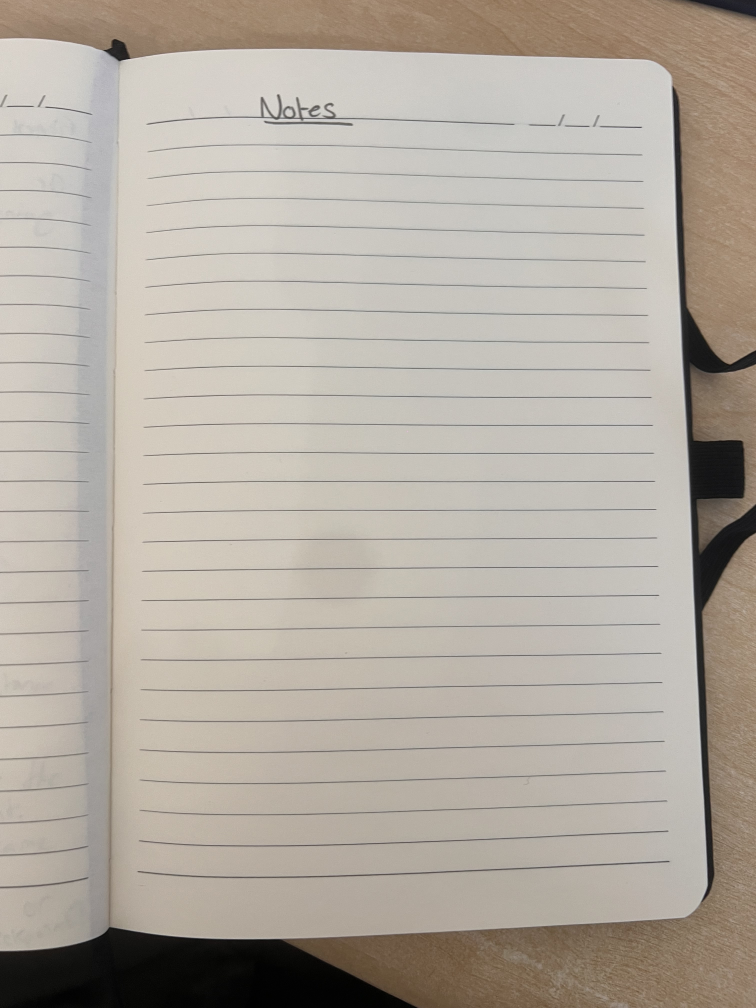
#> input picture notes/blank_note.jpg, 3024 x 4032 px (shown at 1/4 size)
$ python identify_and_organise_note.py
#> lines starting #> are read from the running program, lines starting #| are printed output that depends on the picture
### utils/utils.py
import cv2
import numpy as np
import os

def get_images_folder_path(image_name, project_root):
    image_path = os.path.join(project_root, "notes", image_name)
    if not os.path.exists(image_path):
        raise FileNotFoundError(f"Image '{image_name}' not found at {image_path}")
    return image_path

def load_and_scale_image(image_path, scale_factor=1):
#> called with image_path = 'notes/blank_note.jpg', scale_factor = 0.2
    image = cv2.imread(image_path)
#> image is the input picture: shape (4032, 3024, 3); mean B, G, R 160.4, 170.4, 178.1
    image = cv2.cvtColor(image, cv2.COLOR_BGR2RGB)

    scaled_image = cv2.resize(image, (0, 0), fx=scale_factor, fy=scale_factor)
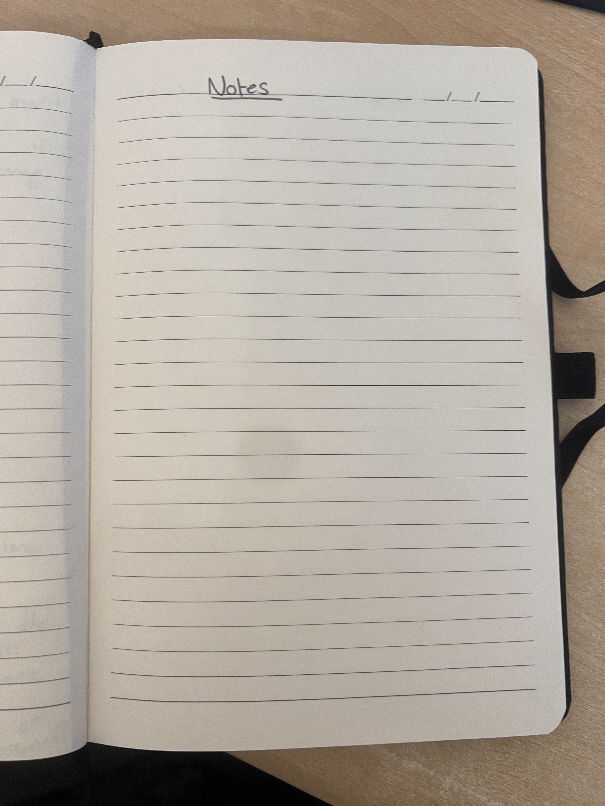
#> scaled_image: shape (806, 605, 3); mean R, G, B 178.2, 170.5, 160.5
    return scaled_image

def get_colour_ref_names(project_root):
    colour_ref_path = os.path.join(project_root, "colour_refs")
#> (the run stopped early here; a loop or call above may not have finished)

$ run again, with notes/yellow_and_pink_note.jpg copied over notes/blank_note.jpg
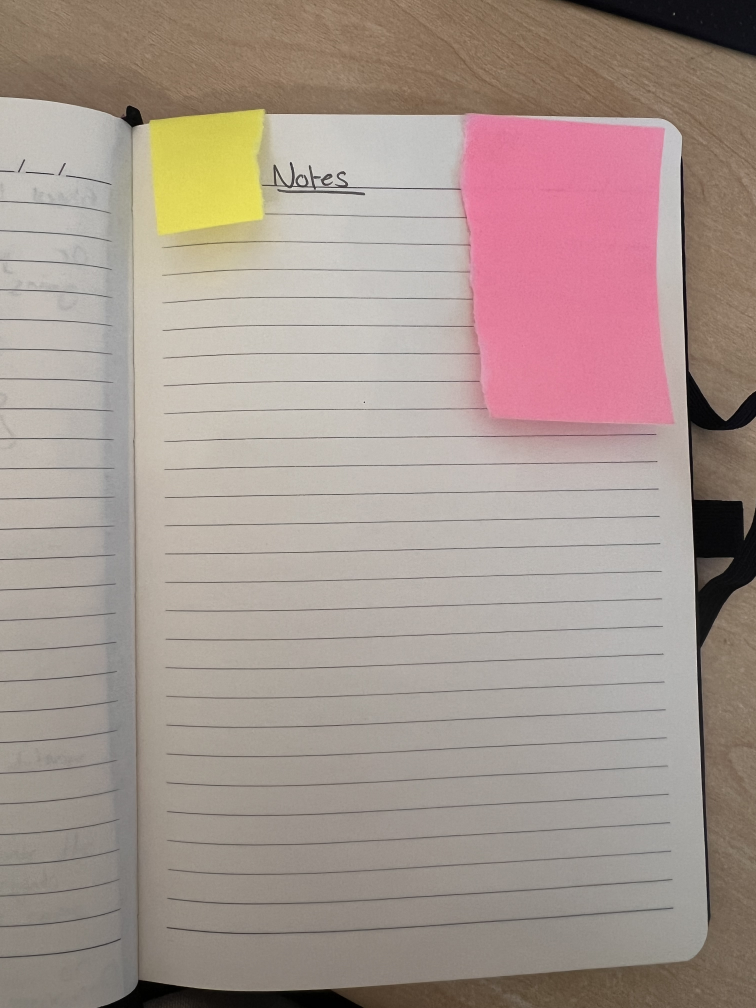
#> input picture notes/yellow_and_pink_note.jpg, 3024 x 4032 px (shown at 1/4 size)
#> in load_and_scale_image, image is the input picture: shape (4032, 3024, 3); mean B, G, R 142.2, 150, 165.6
#> in load_and_scale_image, `scaled_image = cv2.resize(image, (0, 0), fx=scale_factor, fy=scale_fac..`:
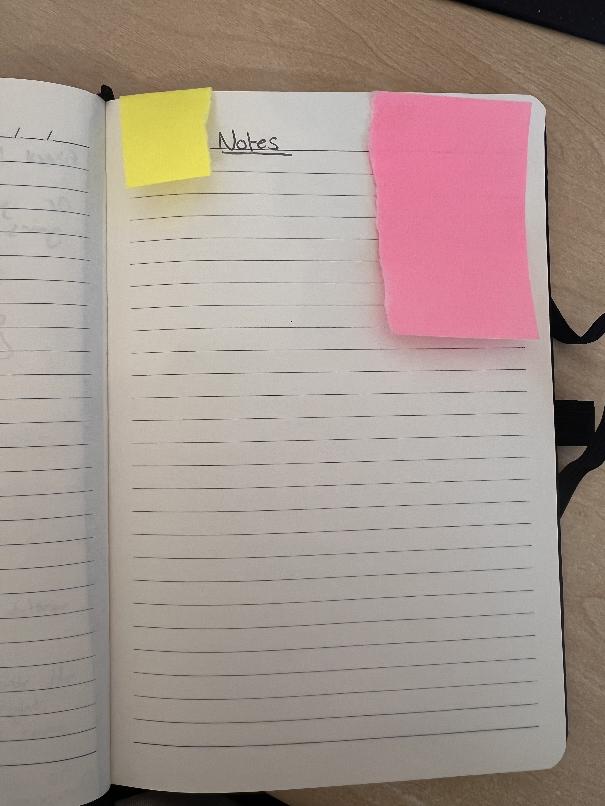
#> scaled_image: shape (806, 605, 3); mean R, G, B 165.6, 150, 142.3

$ run again, with notes/yellow_note.jpg copied over notes/blank_note.jpg
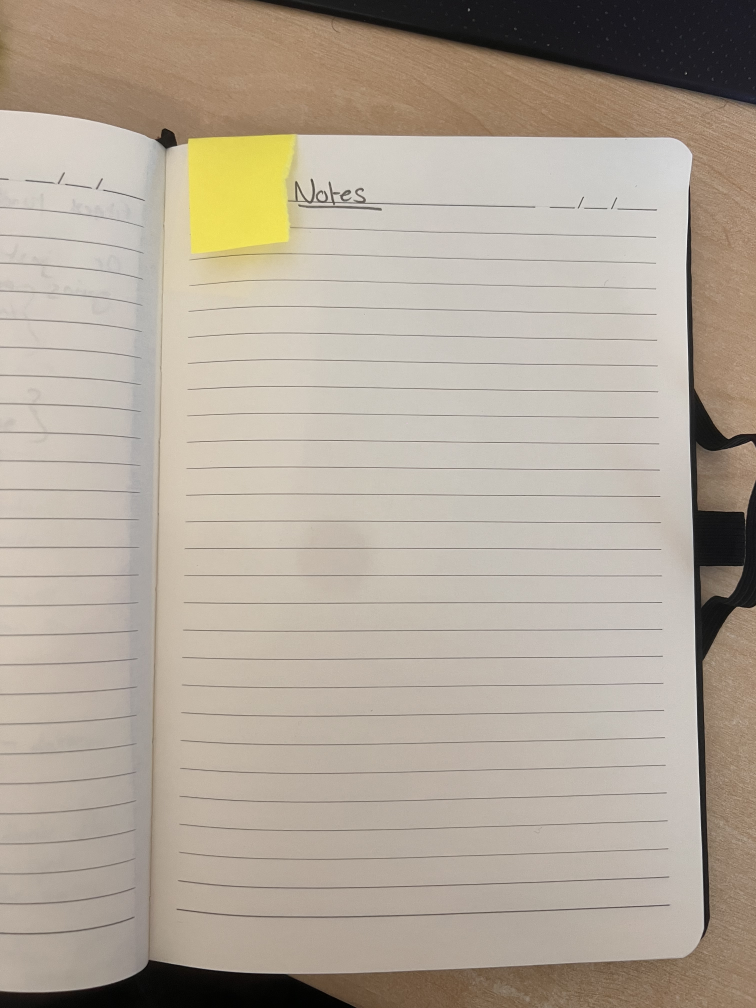
#> input picture notes/yellow_note.jpg, 3024 x 4032 px (shown at 1/4 size)
#> in load_and_scale_image, image is the input picture: shape (4032, 3024, 3); mean B, G, R 152.5, 166.4, 177.4
#> in load_and_scale_image, `scaled_image = cv2.resize(image, (0, 0), fx=scale_factor, fy=scale_fac..`:
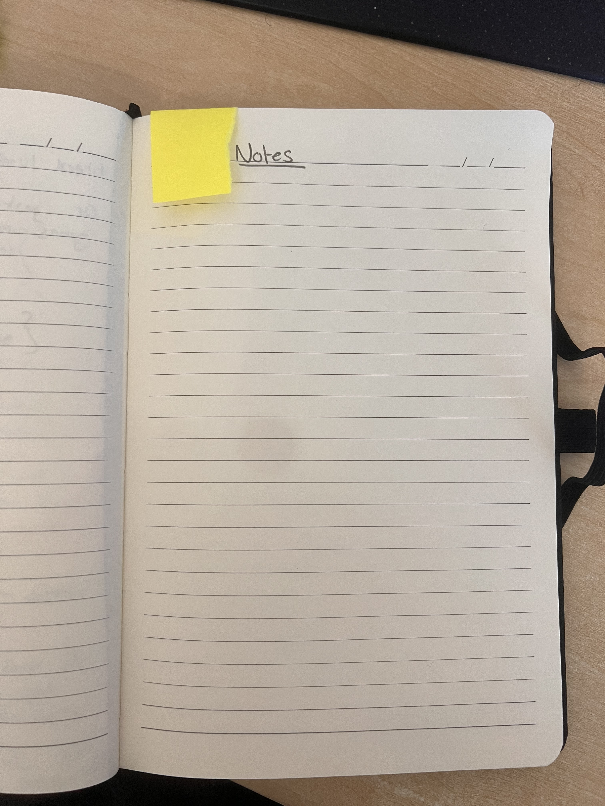
#> scaled_image: shape (806, 605, 3); mean R, G, B 177.4, 166.4, 152.5
